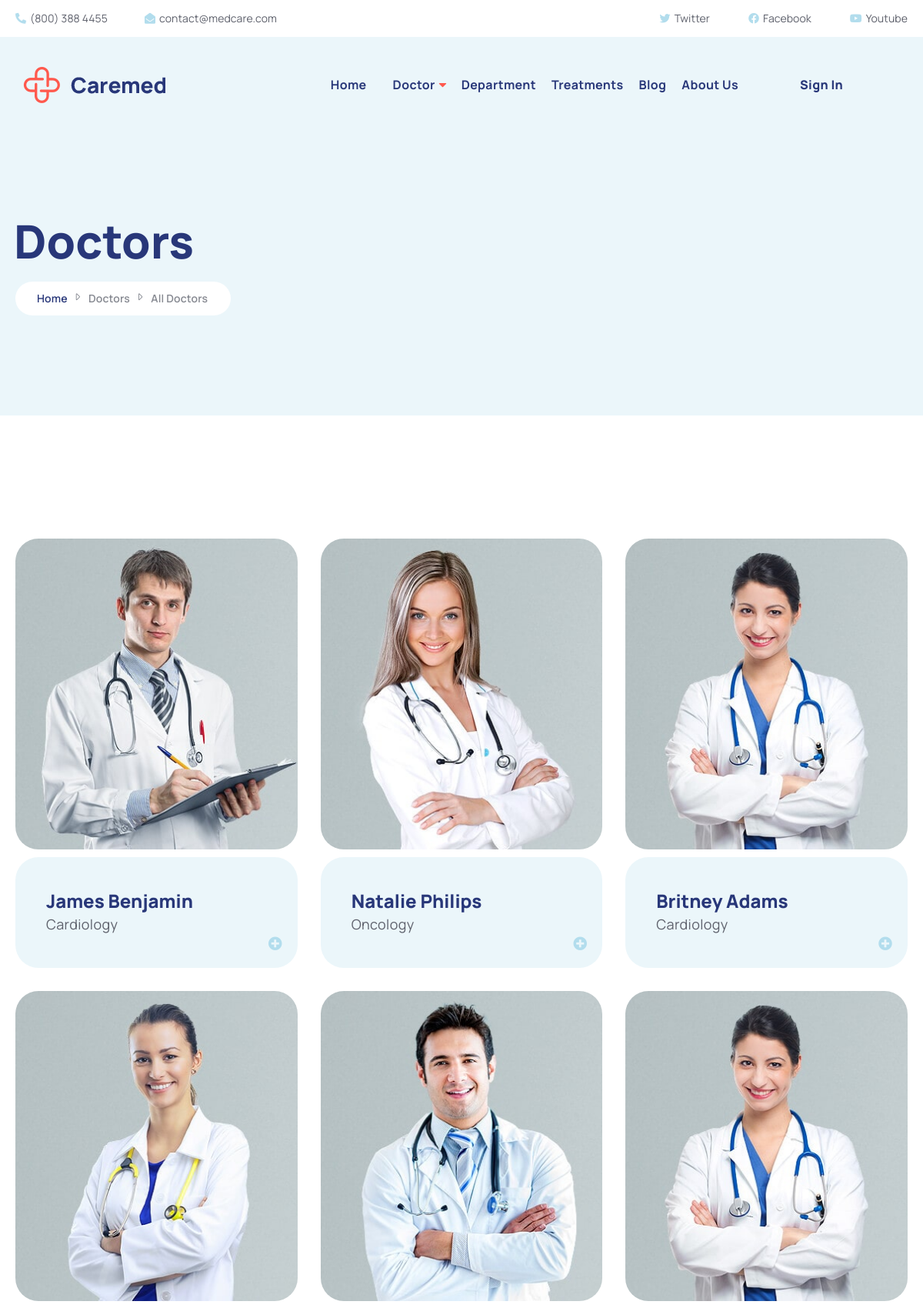
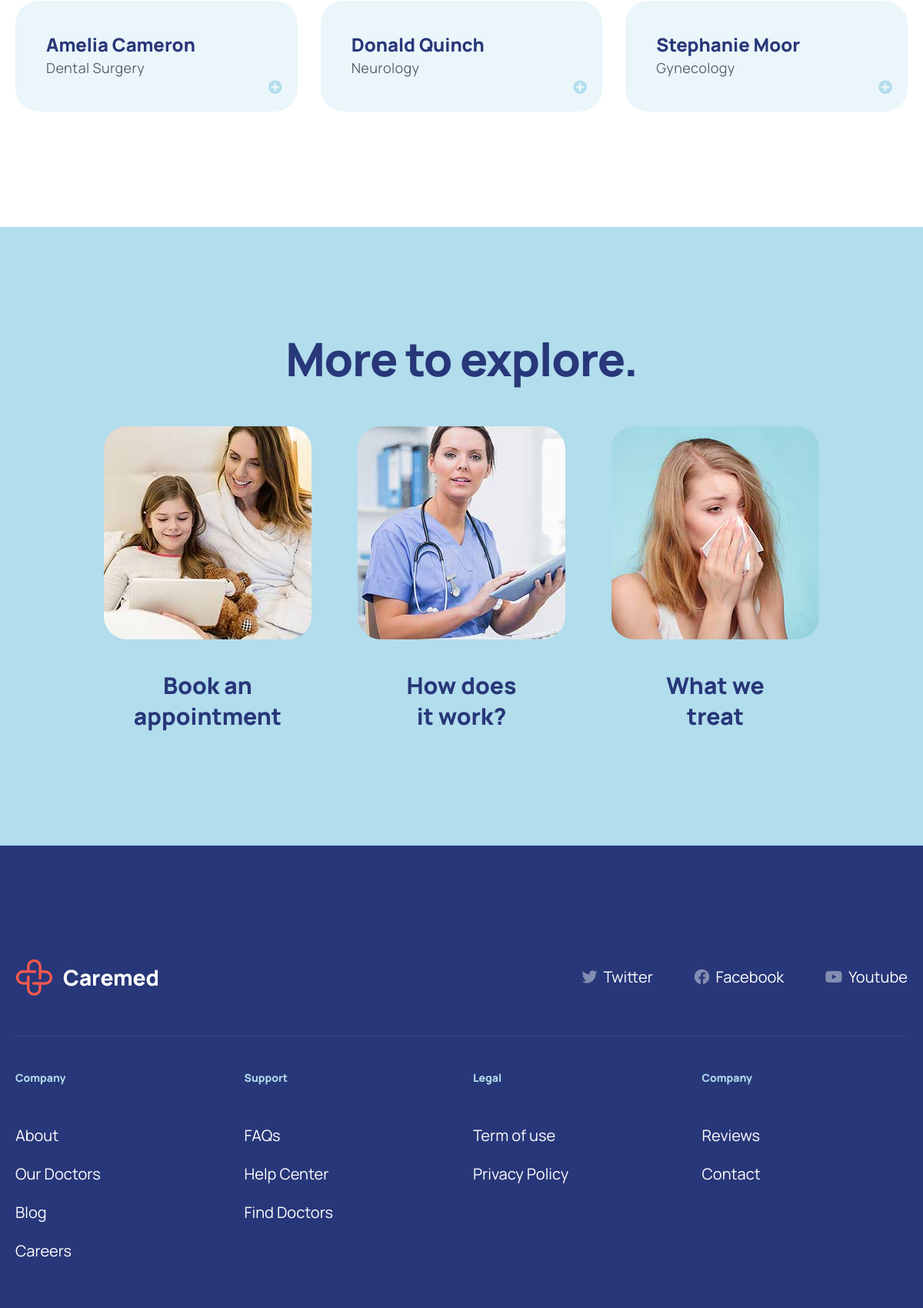
The app's page /doctors.php (upper part) with its own data (2 pictures, top to bottom).
### tables this page shows
CREATE TABLE `doctor` (
  `doc_id` int(50) NOT NULL,
  `doc_name` varchar(255) NOT NULL,
  `doc_age` int(15) NOT NULL,
  `doc_email` text NOT NULL,
  `doc_pass` text NOT NULL,
  `doc_img` varchar(255) NOT NULL,
  `doc_des` varchar(255) NOT NULL,
  `doc_didfk` int(50) NOT NULL,
  `doc_cityid` int(50) NOT NULL
);

CREATE TABLE `department` (
  `did` int(50) NOT NULL,
  `dname` varchar(255) NOT NULL,
  `ddes` text NOT NULL,
  `dimg` varchar(255) NOT NULL,
  `dstatus` text NOT NULL
);

### doctors.php (the view, shortened to what this page needs)
<?php
include("header.php");
include("admin/config.php");
?>
        <main class="main">
            <div class="page-header bg-more-light">
                <div class="container">
                    <h2 class="page-title">Doctors</h2>
                    <nav aria-label="breadcrumb" class="breadcrumb-nav">
                        <ol class="breadcrumb">
                            <li class="breadcrumb-item"><a href="index.php">Home</a></li>
                            <li class="breadcrumb-item active"><a href="index.php">Doctors</a></li>
                            <li class="breadcrumb-item active" aria-current="page">All Doctors</li>
                        </ol>
                    </nav>
                </div>
            </div>
            <div class="container doctor-list-section">
                <div class="row" id="doctors" data-layout="fitRows">
                <?php
                $select = "SELECT * FROM doctor As d INNER JOIN department AS de ON de.did = doc_didfk";
                $result = mysqli_query($conn, $select);
                if($result){
                    while($row = mysqli_fetch_array($result)){
                ?>
                    <div class="col-lg-4 offset-lg-0 col-sm-8 offset-sm-2 col-10 offset-1 pf-pathologists">
                        <div class="image-box doctor-card mt-3">
                            <figure>
                                <a href="doctors-detailed.php?id=<?php echo $row['doc_id']?>">
                                  <img src="<?php echo "admin/images/" . $row['doc_img'] ?>" class="w-100" alt="Doctor" width="370" height="407">
                                </a>
                            </figure>
                            <div class="box-content">
                                <h4 class="box-title"><?php echo $row['doc_name']?></h4>
                                <p class="doctor-cat"><?php echo $row['dname']; ?></p>
                                <a href="javascript:;" class="btn-toggle"><i class="fas fa-plus-circle"></i></a>
                            </div>
                        </div>
                    </div>
                        <?php
                    }
                }
                        ?>
                </div>
            </div>
            <div class="bg-light-color explore-section">
				<div class="container">
					<h2 class="ls-n-20 text-center section-heading">More to explore.</h2>
                    <div class="explore-section-row">
                        <div class="image-box explore-card text-center">
                            <a href="#">
                                <figure>
                                    <img src="assets/images/demos/demo-1/banner/explore-1.jpg" class="w-100" alt="Blog" width="270" height="277">
                                </figure>
                                <div class="box-content">
                                    <h4 class="box-title">Book an<br>appointment</h4>
                                </div>
                            </a>
                        </div>
                        <div class="image-box explore-card text-center">
                            <a href="#">
                            <figure>
                                <img src="assets/images/demos/demo-1/banner/explore-2.jpg" class="w-100" alt="Blog" width="270" height="277">
                            </figure>
                            <div class="box-content">
                                <h4 class="box-title">How does<br>it work?</h4>
                            </div>
                            </a>
                        </div>
                        <div class="image-box explore-card text-center">
                            <a href="#">
                            <figure>
                                <img src="assets/images/demos/demo-1/banner/explore-3.jpg" class="w-100" alt="Blog" width="270" height="277">
                            </figure>
                            <div class="box-content">
                                <h4 class="box-title">What we<br>treat</h4>
                            </div>
                            </a>
                        </div>
                    </div>
				</div>
			</div>
        </main>
        <?php
include("footer.php");
?>

### records on screen
doctor: doc_img (picture), doc_name "James Benjamin", doc_didfk.dname "Cardiology"
doctor: doc_img (picture), doc_name "Natalie Philips", doc_didfk.dname "Oncology"
doctor: doc_img (picture), doc_name "Britney Adams", doc_didfk.dname "Cardiology"
doctor: doc_img (picture), doc_name "Amelia Cameron", doc_didfk.dname "Dental Surgery"
doctor: doc_img (picture), doc_name "Donald Quinch", doc_didfk.dname "Neurology"
doctor: doc_img (picture), doc_name "Stephanie Moor", doc_didfk.dname "Gynecology"
